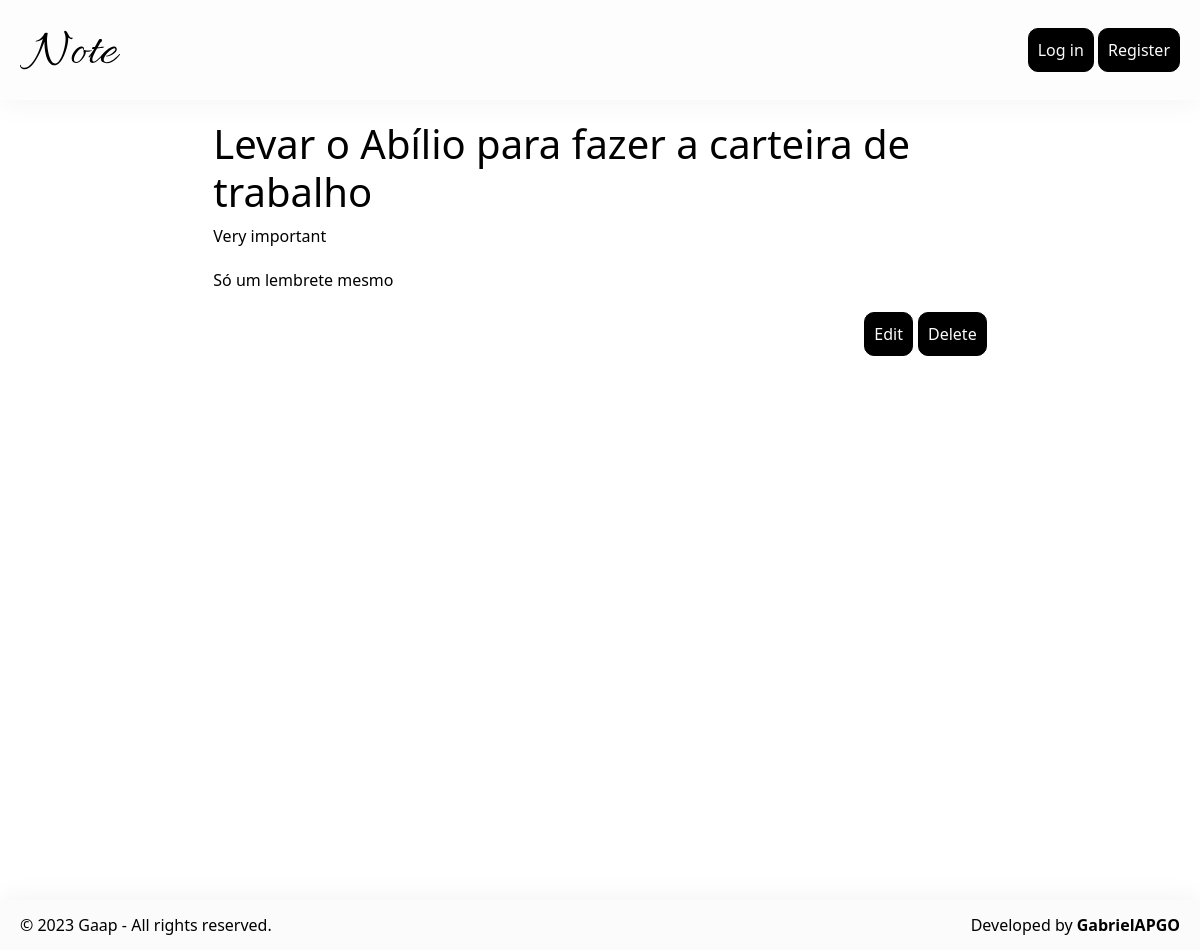
/note/22/, run on the app's committed database.
### app/models.py (models this page shows, shortened)
class Notes(models.Model):
    title = models.CharField(max_length=100)
    content = models.TextField()
    importance = models.IntegerField()
    create_at = models.DateTimeField(auto_now_add=True)
    user = models.ForeignKey(User, on_delete=models.PROTECT)
    class Meta:
        verbose_name = 'Note'
        verbose_name_plural = 'Notes'
        ordering = ['id']

### app/views.py (the view)
# urls.py: path('note/<int:id>/', views.note, name='note'),
def note(request, id):
    note = Notes.objects.get(id=id)
    return render(request, 'note.html', {'note': note})

### app/templates/note.html (shortened to what this page needs)
{% extends 'base.html' %}
{% block content %}
    {% load static %}
    <div class="col-md-8 offset-md-2">
        <h1>{{note.title}}</h1>
        {% if note.importance == 1 %}
            <ion-icon style="color: #0f9c00;" name="bookmark"></ion-icon> Little important
        {% elif note.importance == 2 %}
            <ion-icon style="color: #ede635;" name="bookmark"></ion-icon> Important
        {% elif note.importance == 3 %}
             Very important
        {% endif %}
        <div style="text-align: justify; margin: 20px 0;">
            {{note.content|linebreaks}}
        </div>
        <div style="justify-content: right;" class="centralize">
            <a href="{% url 'note-update' note.id %}"><div style="margin-right: 5px;" class="btn-1">Edit</div></a>
            <a href="{% url 'note-delete' note.id %}"><div class="btn-1">Delete</div></a>
        </div>
    </div>
{% endblock %}

### app/static/app/css/style.css (style rules this page uses)
:root { --color-primary: #000; --color-secondary: #000; --background-primary: #fbfbfb; --background-secondary: #fbfbfb; }
* { color: #000; margin: 0; padding: 0; }
body { min-height: 100vh; position: relative; }
a { color: #000 !important; text-decoration: none !important; }
.centralize { display: flex; justify-content: center; align-items: center; }
.btn-1 { background: var(--color-primary); color: var(--background-primary); padding: 9px; border: 1px solid var(--color-primary); border-radius: 10px; display: inline-block; }

### data on the page
Notes: title "Levar o Abílio para fazer a carteira de trabalho", content "Só um lembrete mesmo"
